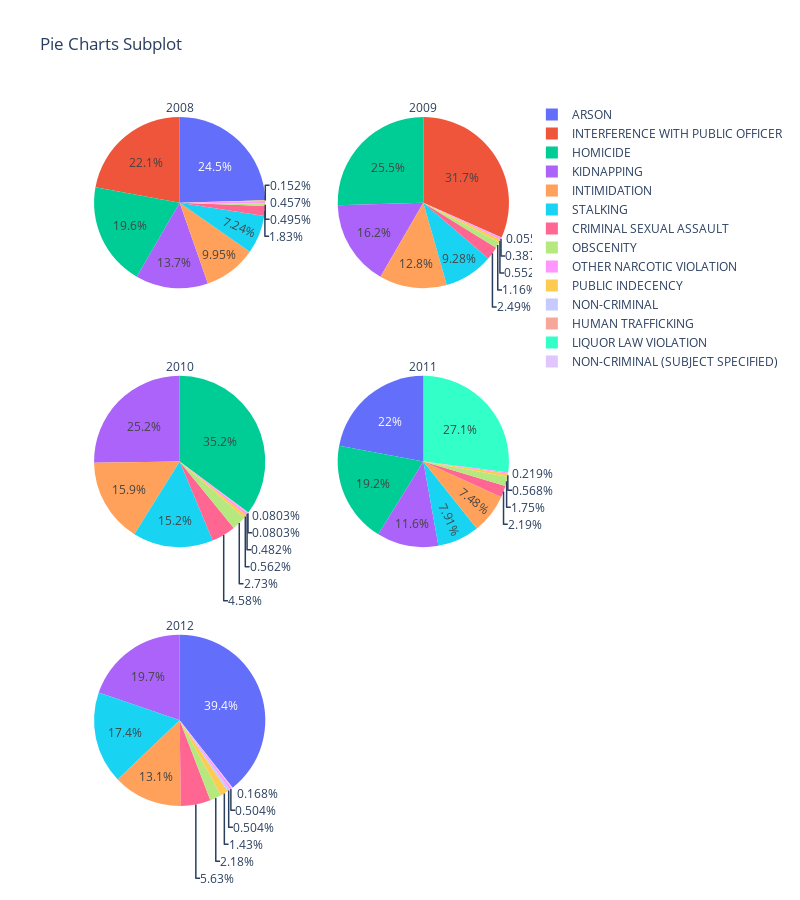

This figure's notebook cell:
### Code cell
import plotly.graph_objs as go
from plotly.subplots import make_subplots

dfs = [bottom_crimes_08, bottom_crimes_09, bottom_crimes_10, bottom_crimes_11, bottom_crimes_12]

fig = make_subplots(rows=3, cols=2, specs=[[{'type': 'pie'}, {'type': 'pie'}],
                                            [{'type': 'pie'}, {'type': 'pie'}],
                                            [{'type': 'pie'}, None]])

titles = ['2008', '2009', '2010', '2011', '2012']

for i, df in enumerate(dfs):
    fig.add_trace(go.Pie(labels=df['Primary Type'], values=df['times_reported'], name=titles[i]),
                  row=(i // 2) + 1, col=(i % 2) + 1)

for i, title in enumerate(titles):
    fig.update_traces(title_text=title, title_position='top center', row=(i // 2) + 1, col=(i % 2) + 1)

fig.update_layout(height=900, width=800, title_text="Pie Charts Subplot")
fig.show()

### Figure 1 — Plotly figure (JSON) as saved in the notebook; plotly's stock layout.template omitted (floating-point values rounded to 4 significant figures)
{"data": [{"domain": {"x": [0, 0.45], "y": [0.7333, 1]}, "labels": ["PUBLIC INDECENCY", "OTHER NARCOTIC VIOLATION", "OBSCENITY", "CRIMINAL SEXUAL ASSAULT", "STALKING", "INTIMIDATION", "KIDNAPPING", "HOMICIDE", "INTERFERENCE WITH PUBLIC OFFICER", "ARSON"], "name": "2008", "title": {"position": "top center", "text": "2008"}, "type": "pie", "values": [4, 12, 13, 48, 190, 261, 359, 513, 580, 644]}, {"domain": {"x": [0.55, 1], "y": [0.7333, 1]}, "labels": ["NON-CRIMINAL", "OTHER NARCOTIC VIOLATION", "PUBLIC INDECENCY", "OBSCENITY", "CRIMINAL SEXUAL ASSAULT", "STALKING", "INTIMIDATION", "KIDNAPPING", "HOMICIDE", "INTERFERENCE WITH PUBLIC OFFICER"], "name": "2009", "title": {"position": "top center", "text": "2009"}, "type": "pie", "values": [1, 7, 10, 21, 45, 168, 231, 293, 461, 573]}, {"domain": {"x": [0, 0.45], "y": [0.3667, 0.6333]}, "labels": ["NON-CRIMINAL", "HUMAN TRAFFICKING", "OTHER NARCOTIC VIOLATION", "PUBLIC INDECENCY", "OBSCENITY", "CRIMINAL SEXUAL ASSAULT", "STALKING", "INTIMIDATION", "KIDNAPPING", "HOMICIDE"], "name": "2010", "title": {"position": "top center", "text": "2010"}, "type": "pie", "values": [1, 1, 6, 7, 34, 57, 189, 198, 314, 438]}, {"domain": {"x": [0.55, 1], "y": [0.3667, 0.6333]}, "labels": ["OTHER NARCOTIC VIOLATION", "PUBLIC INDECENCY", "OBSCENITY", "CRIMINAL SEXUAL ASSAULT", "INTIMIDATION", "STALKING", "KIDNAPPING", "HOMICIDE", "ARSON", "LIQUOR LAW VIOLATION"], "name": "2011", "title": {"position": "top center", "text": "2011"}, "type": "pie", "values": [5, 13, 40, 50, 171, 181, 266, 438, 504, 619]}, {"domain": {"x": [0, 0.45], "y": [0, 0.2667]}, "labels": ["NON-CRIMINAL (SUBJECT SPECIFIED)", "NON-CRIMINAL", "OTHER NARCOTIC VIOLATION", "PUBLIC INDECENCY", "OBSCENITY", "CRIMINAL SEXUAL ASSAULT", "INTIMIDATION", "STALKING", "KIDNAPPING", "ARSON"], "name": "2012", "title": {"position": "top center", "text": "2012"}, "type": "pie", "values": [2, 6, 6, 17, 26, 67, 156, 207, 235, 469]}], "layout": {"height": 900, "title": {"text": "Pie Charts Subplot"}, "width": 800}}
